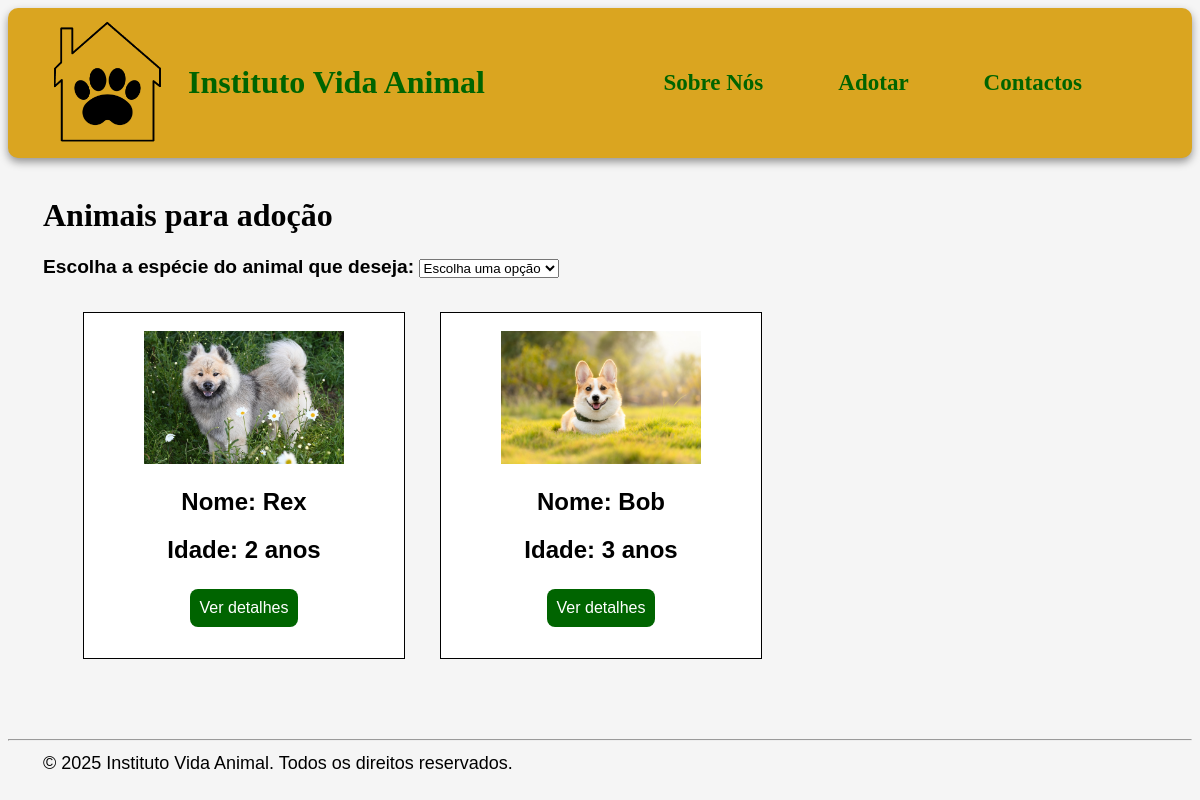
The app's page /adotar/, older data.
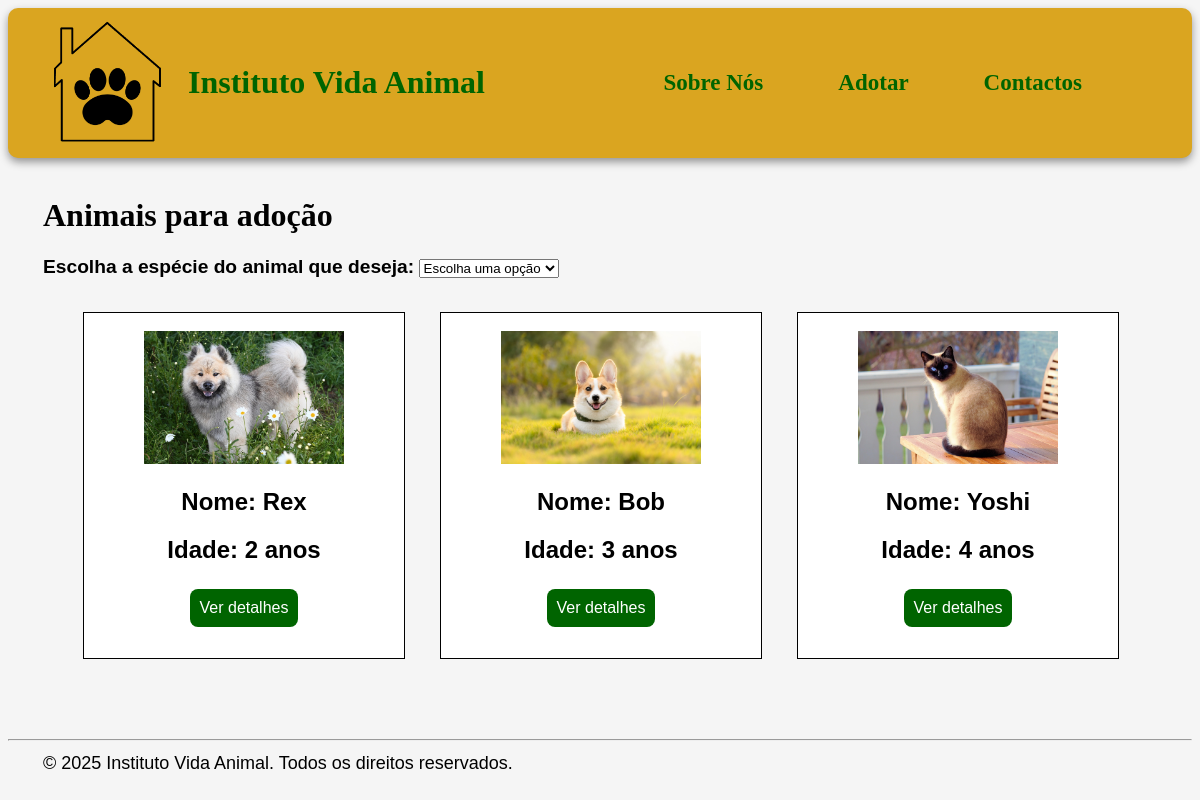
The same page, newer data.
### app_adocao/models.py (models this page shows, shortened)
class Animal(models.Model):
    nome = models.CharField(max_length=100)
    idade = models.IntegerField()
    especie = models.CharField(max_length=50)
    descricao = models.TextField()
    imagem = models.ImageField(upload_to='imgAnimal/')

### app_adocao/views.py (the view)
# urls.py: path('adotar/', views.adotar, name='adotar'),  # lista de animais
def adotar(request):
    animais = Animal.objects.all()
    return render(request, 'site/adotar.html', {'animais': animais})

### app_adocao/templates/site/adotar.html (shortened to what this page needs)
<!DOCTYPE html>
<html>
    <head>
        {% load static %}
        <link rel="stylesheet" href="{% static 'css/style.css' %}">
    </head>
    <body>
        <header class="cabecalho">
            <div style="gap: 20px; display: flex; align-items: center;">
                <img src="{% static 'imagens/logo.png' %}" alt="Logo do Instituto Vida Animal" class="logo">
                <a class="home" style="font-size: 32px; font-family: cursive; font-weight: bolder;" href="/"> Instituto Vida Animal </a>
            </div>
            <nav>
                <a style="font-size: 23px;" href="../sobreNos">Sobre Nós</a>
                <a style="font-size: 23px;" href="../adotar">Adotar</a>
                <a style="font-size: 23px;" href="../contactos">Contactos</a>
            </nav>
        </header>
        <br>
        <h1>Animais para adoção</h1>
        <form>
            <label style="margin-left: 35px; font-family: Arial; font-weight: bolder;">Escolha a espécie do animal que deseja:</label>
            <select>
                <option style="font-size: small;" value="vazio">Escolha uma opção</option>
            </select>
        </form>
        <br>
        <ul  class="lista-animais">
            {% for animal in animais %}
                <li>
                        <div class="caixa">
                            <br>
                            {% if animal.imagem %}
                                <img src="{{ animal.imagem.url }}" alt="Imagem de {{ animal.nome }}" width="200">
                            {% endif %}
                            <h2> Nome: {{ animal.nome }} </h2>
                            <h2> Idade: {{ animal.idade }} anos</h2>
                            <button style="background-color: darkgreen; border: none; padding: 10px;">
                                <a href="{% url 'animais_detalhe' animal.id %}" style="color: white; text-decoration: none;"> Ver detalhes </a>
                            </button>
                        </div>
                </li>
            {% empty %}
                <li>Não há animais cadastrados.</li>
            {% endfor %}
        </ul>
    </body>
    <br><br>
    <footer>
        <hr>
        <p>
            &copy; 2025 Instituto Vida Animal. Todos os direitos reservados.
        </p>
    </footer>
</html>

### app_adocao/static/css/style.css (style rules this page uses)
.lista-animais { display: flex; flex-wrap: wrap; list-style-type: none; }
.caixa { margin-left: 35px; display: flex; align-items: center; text-align: center; margin-bottom: 20px; padding: 0 40px; background-color: white; border: 1px solid #000000; height: 345px; width: 240px; display: block; list-style: none; }
button { background-color: darkgreen; color: white; padding: 5px 15px; text-align: center; text-decoration: none; font-size: medium; margin: 5px 2px; border-radius: 8px; }
.cabecalho { display: flex; align-items: center; justify-content: space-between; padding: 0 40px; background-color: #daa520; border-radius: 10px; box-shadow: 0 4px 8px rgba(0, 0, 0, 0.404); height: 150px; gap: 16px; }
label { font-size: larger; }
p { text-align: justify; margin: 0 35px 20px 35px; font-size: large; line-height: 1.6; margin-right: 35px; }
h1 { margin-left: 35px; font-family: 'Trebuchet MS'; }
body { font-family: Arial; background-color: whitesmoke; }
nav, .home { font-family: cursive; display: flex; gap: 75px; text-align-last: right; font-size: larger; font-weight: bolder; margin-right: 70px; }
.logo { width: 120px; height: auto; }
a:link { color: darkgreen; text-decoration: none; }

Row changes from the older to the newer data that the page shows:
added Animal: imagem (picture), nome "Yoshi", idade "4"
